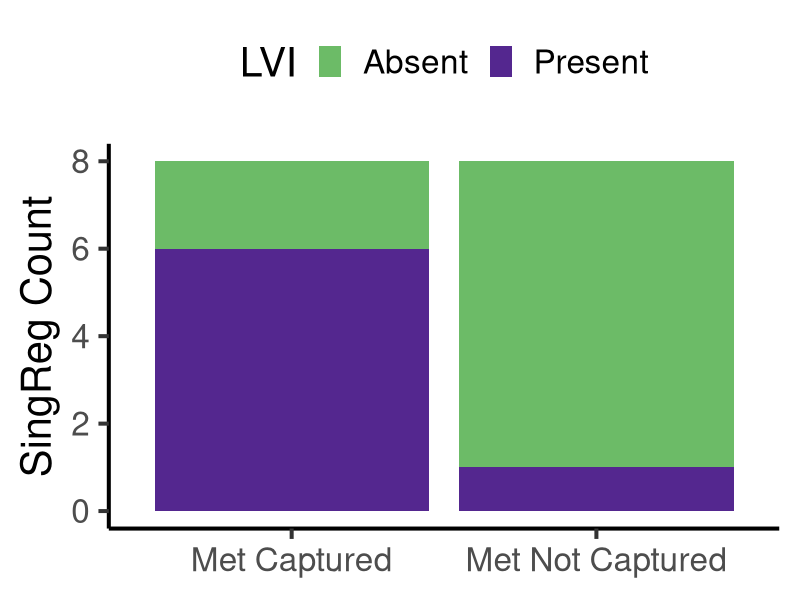

The R script that drew this image: (Note: this script raises an error after producing the figure.)
# Create a plot looking at the proportion of subclonal variants per driver type

rm(list = ls(all = TRUE))
# LIBRARIES ---------------------------------------------------------------
library(tidyverse)
library(epitools)


# ORGANISE PATHS ----------------------------------------------------------
BASE = here::here()
BASE = "/Users/hanleyb/Documents/GitHub/VAULT_Breast/"
OUT_DIR = file.path(BASE, "analysis", "figures")


# BACKGROUND --------------------------------------------------------------
# 6/8 cases which captured the metastasising subclone contained LVI, while this was 1/8 for cases which did not capture it.
# hence, the odds ratio was calculate as follows:
oddsratio(c(6,2,1,7))


# GRAPHICAL PARAMETERS ----------------------------------------------------
rs_col = "#54278F"
sr_col = "#33A02Cb7"

# CREATE DATAFRAME --------------------------------------------------------
df = as.data.frame(cbind(c(6,2,1,7), 
      c("Present", "Absent", "Present", "Absent"),
      c("Met Captured", "Met Captured", "Met Not Captured", "Met Not Captured")))

names(df) = c("n", "LVI", "met")
df$n = as.numeric(df$n)
df$LVI = factor(df$LVI, levels = c("Absent", "Present"))



# DRAW PLOT ---------------------------------------------------------------
df%>%
  ggplot(aes(met, n, fill = LVI))+
  geom_col()+
  theme_classic(base_size = 30)+
  theme(legend.position = "top",
        axis.title.x = element_blank())+
  scale_fill_manual(values = c(sr_col, rs_col))+
  ylab("SingReg Count")


# WRITE PLOT --------------------------------------------------------------
ggsave(file.path(OUT_DIR, "Extended_Data_Figure7_LVIregions_met.png"))
